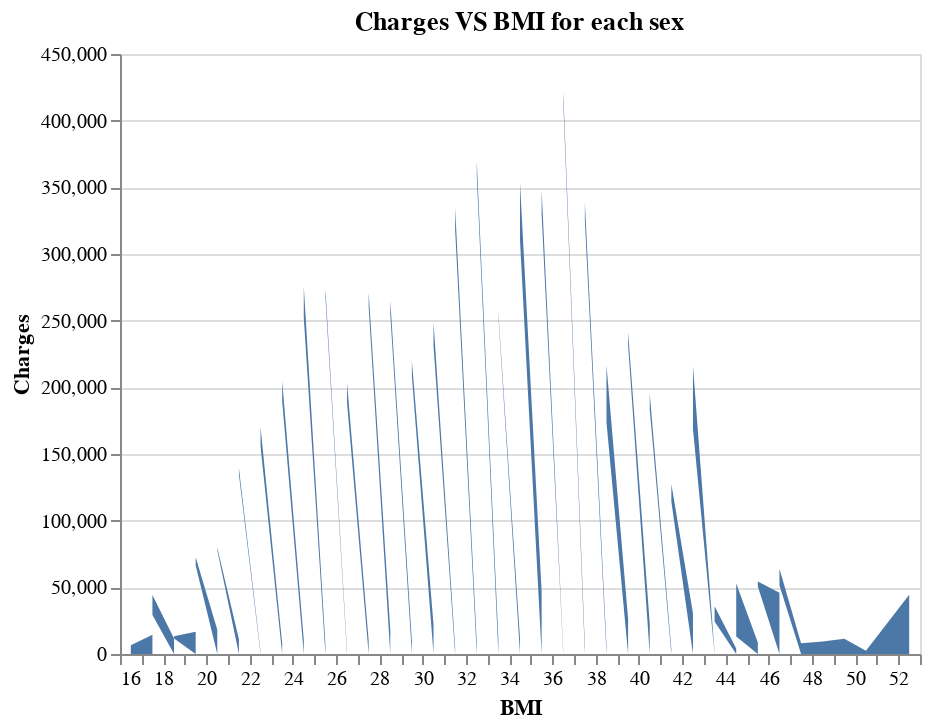

Write notebook code for a chart like this one.
### Markdown cell above
**Let's see if medical expenses tend to change with the BMI of a person**

### Code cell
training_df = X_train
training_df['charges'] = y_train


alt.Chart(training_df.groupby(['bmi']).mean().reset_index()).mark_area().encode(
    alt.X('bmi:Q', title = 'BMI', bin=alt.Bin(maxbins=60)),
    alt.Y('charges:Q', title = 'Charges')
).properties(title='Charges VS BMI')

### Figure 1 — Vega-Lite specification as saved in the notebook (floating-point values rounded to 4 significant figures; data arrays with more than 128 entries replaced by an {"elided": "..."} marker saying what was removed)
{"$schema": "https://vega.github.io/schema/vega-lite/v3.4.0.json", "config": {"mark": {"tooltip": null}, "view": {"height": 300, "width": 400}}, "data": {"name": "data-4fe86fe1da6e96786240b85dc4425002"}, "datasets": {"data-4fe86fe1da6e96786240b85dc4425002": {"elided": "469 records"}}, "encoding": {"x": {"bin": {"maxbins": 60}, "field": "bmi", "title": "BMI", "type": "quantitative"}, "y": {"field": "charges", "title": "Charges", "type": "quantitative"}}, "mark": "area", "title": "Charges VS BMI for each sex"}
